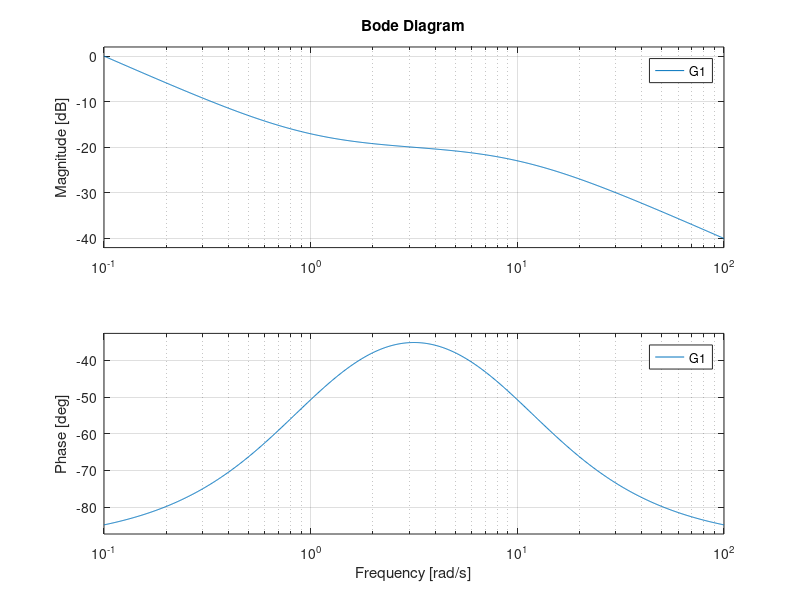
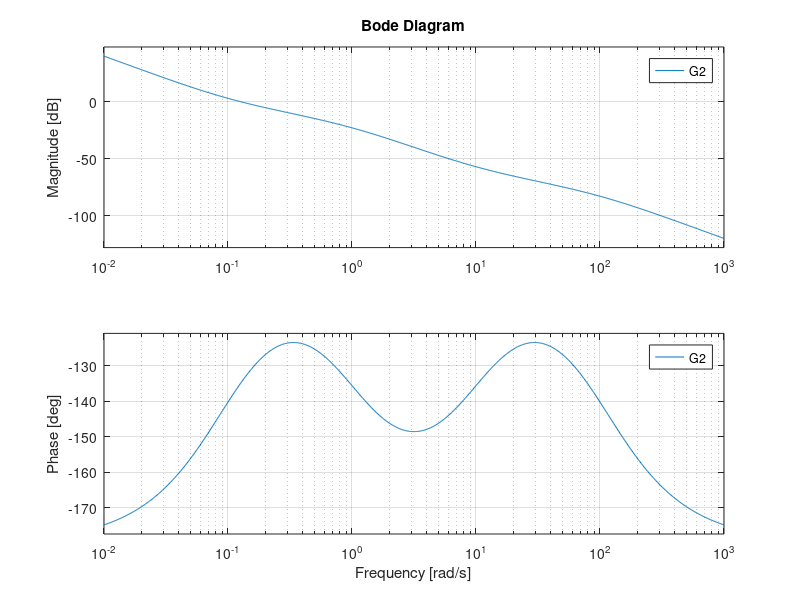
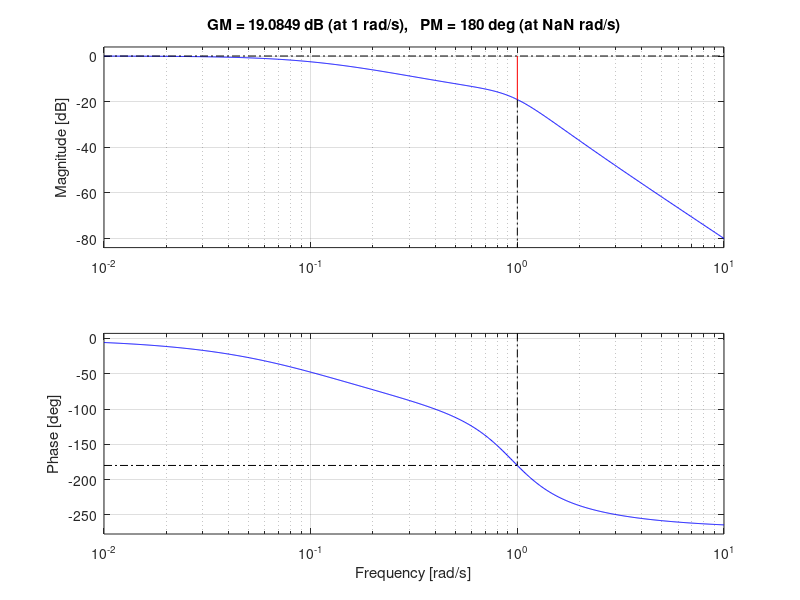
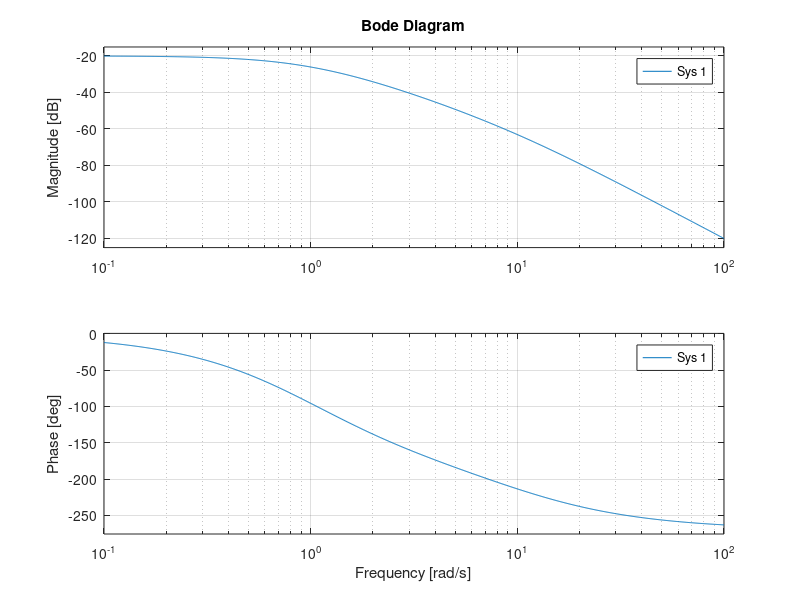

The MATLAB source for these figures, in order:
%HW 9
%Stefan Lütschg
%% Problem 1
clear,clc,close all
G = tf(100,[1 11 10]);
t = 0:0.001:10;
u = sin(t);
lsim(G,u,t);
title('Linear Simulation Results Problem 1d');
%% Problem 2
clear,clc,close all
G1 = tf([1 1],conv([1 0],[1 10]));
bode(G1);
figure;
G2 = tf(conv([1 0.1],[1 10]),conv([1 0 0],conv([1 1],[1 100])));
bode(G2);
figure;
G3 = tf(1000*conv([1 1],[1 1]),conv([1 0.1 100],[1 0.1]));
bode(G3);

%% Problem 4
clear,clc,close all
K = 1;
H = tf(0.1*K,[1 1 1 0.1*K]);
L = tf(0.1,[1 1 1 0]);
margin(H);
figure;
rlocus(L);

%% Problem 5
clear,clc,close all
bode(tf(1,conv([1 10],conv([1 1],[1 1]))));
figure;
rlocus(tf(1,conv([1 10],conv([1 1],[1 1]))));